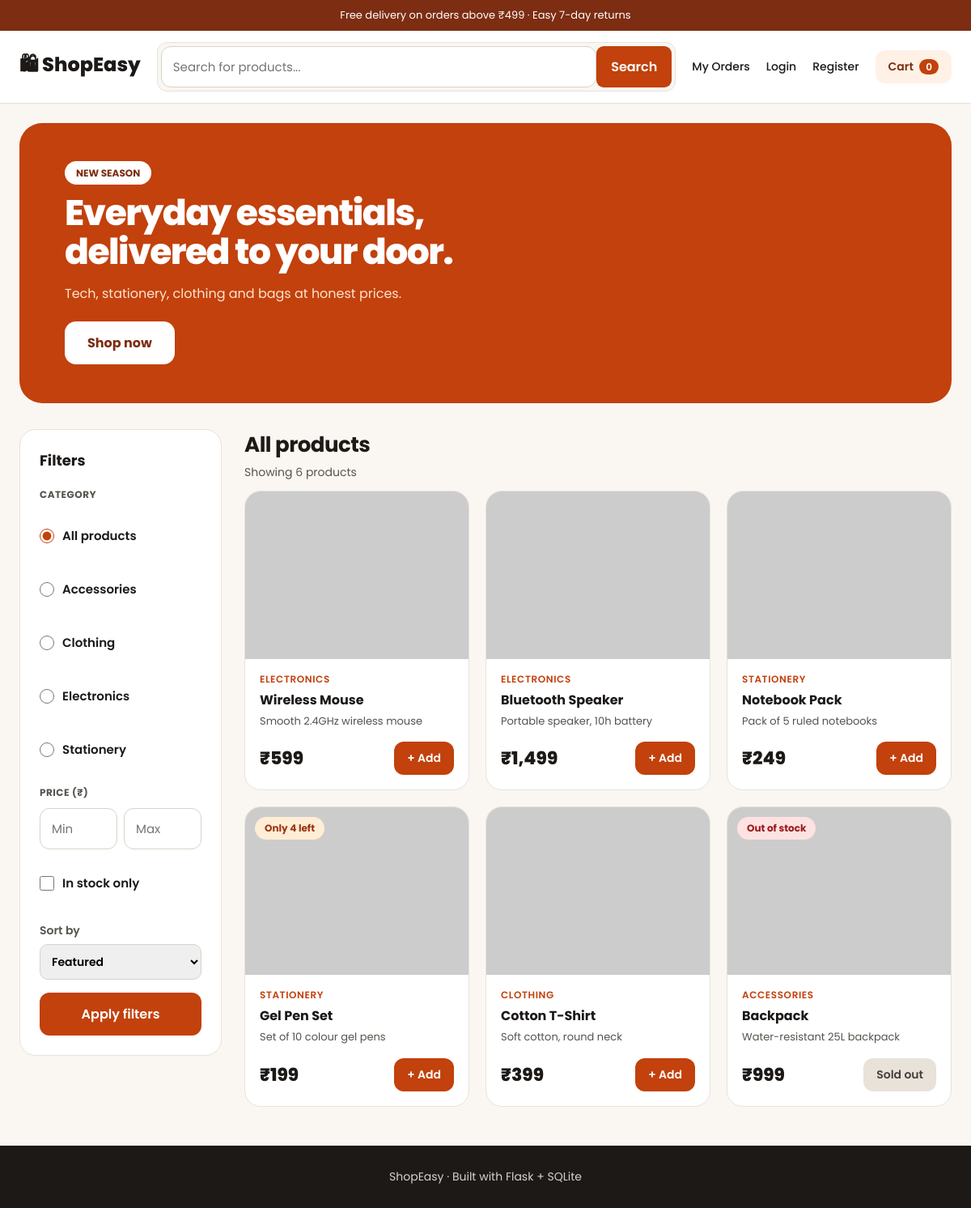
The page / on the database its author committed.
### tables this page shows
CREATE TABLE products (
    id INTEGER PRIMARY KEY AUTOINCREMENT,
    name TEXT NOT NULL,
    description TEXT,
    price REAL NOT NULL,
    stock INTEGER DEFAULT 0,
    category TEXT,
    image_url TEXT
);

### app.py (the view)
@app.route("/")
def index():
    db = get_db()
    search = request.args.get("search", "").strip()
    category = request.args.get("category", "")
    min_price = request.args.get("min_price", type=float)
    max_price = request.args.get("max_price", type=float)
    in_stock = request.args.get("in_stock")
    sort = request.args.get("sort", "featured")
    query = "SELECT * FROM products WHERE 1=1"
    params = []
    if search:
        query += " AND name LIKE ?"
        params.append(f"%{search}%")
    if category:
        query += " AND category = ?"
        params.append(category)
    if min_price is not None:
        query += " AND price >= ?"
        params.append(min_price)
    if max_price is not None:
        query += " AND price <= ?"
        params.append(max_price)
    if in_stock:
        query += " AND stock > 0"
    query += " ORDER BY " + SORTS.get(sort, SORTS["featured"])
    products = db.execute(query, params).fetchall()
    categories = db.execute(
        "SELECT DISTINCT category FROM products ORDER BY category"
    ).fetchall()
    return render_template(
        "products.html",
        products=products,
        categories=categories,
        search=search,
        selected=category,
        min_price=request.args.get("min_price", ""),
        max_price=request.args.get("max_price", ""),
        in_stock=bool(in_stock),
        sort=sort,
    )

### app.py (called while the page is built)
def get_db():
    if "db" not in g:
        g.db = sqlite3.connect(DATABASE)
        g.db.row_factory = sqlite3.Row
    return g.db

@app.before_request
def load_user():
    g.user = None
    user_id = session.get("user_id")
    if user_id:
        g.user = get_db().execute(
            "SELECT * FROM users WHERE id = ?", (user_id,)
        ).fetchone()

@app.context_processor
def inject_globals():
    count = 0
    if g.user:
        row = get_db().execute(
            "SELECT COALESCE(SUM(quantity), 0) AS n FROM cart_items WHERE user_id = ?",
            (g.user["id"],),
        ).fetchone()
        count = row["n"]
    return dict(user=g.user, cart_count=count)

### templates/products.html (shortened to what this page needs)
{% extends "base.html" %}
{% block content %}
<section class="hero">
    <span class="pill">NEW SEASON</span>
    <h1>Everyday essentials, delivered to your door.</h1>
    <p>Tech, stationery, clothing and bags at honest prices.</p>
    <a href="#shop" class="btn-light">Shop now</a>
</section>
<div class="layout" id="shop">
    <form class="filters" method="get">
        <h2>Filters</h2>
        <h3>Category</h3>
        <label><input type="radio" name="category" value="" {% if not selected %}checked{% endif %}> All products</label>
        {% for c in categories %}
        <label>
            <input type="radio" name="category" value="{{ c['category'] }}"
                   {% if c['category'] == selected %}checked{% endif %}> {{ c['category'] }}
        </label>
        {% endfor %}
        <h3>Price (₹)</h3>
        <div class="price-row">
            <input type="number" name="min_price" placeholder="Min" value="{{ min_price }}">
            <input type="number" name="max_price" placeholder="Max" value="{{ max_price }}">
        </div>
        <label><input type="checkbox" name="in_stock" value="1" {% if in_stock %}checked{% endif %}> In stock only</label>
        <label class="sort">Sort by
            <select name="sort">
                <option value="featured" {% if sort == 'featured' %}selected{% endif %}>Featured</option>
            </select>
        </label>
        <button type="submit" class="btn">Apply filters</button>
    </form>
    <section class="products-area">
        <h2 class="section-title">All products</h2>
        <p class="muted">Showing {{ products|length }} products</p>
        <div class="grid">
            {% for p in products %}
            <article class="card">
                <a href="{{ url_for('product_detail', product_id=p['id']) }}" class="thumb">
                    <img src="{{ p['image_url'] }}" alt="{{ p['name'] }}">
                    {% if p['stock'] == 0 %}
                        <span class="tag out">Out of stock</span>
                    {% elif p['stock'] < 10 %}
                        <span class="tag low">Only {{ p['stock'] }} left</span>
                    {% endif %}
                </a>
                <div class="card-body">
                    <span class="cat">{{ p['category'] }}</span>
                    <h3>{{ p['name'] }}</h3>
                    <p class="desc">{{ p['description'] }}</p>
                    <div class="card-foot">
                        <span class="price">₹{{ '{:,.0f}'.format(p['price']) }}</span>
                        {% if p['stock'] > 0 %}
                        <form method="post" action="{{ url_for('cart_add', product_id=p['id']) }}">
                            <button type="submit" class="btn small">+ Add</button>
                        </form>
                        {% else %}
                            <button class="btn small disabled" disabled>Sold out</button>
                        {% endif %}
                    </div>
                </div>
            </article>
            {% else %}
            <p>No products found.</p>
            {% endfor %}
        </div>
    </section>
</div>
{% endblock %}

### templates/base.html (shortened to what this page needs)
<!DOCTYPE html>
<html lang="en">
<head>
    <link rel="stylesheet" href="{{ url_for('static', filename='style.css') }}">
</head>
<body>
    <div class="topbar">Free delivery on orders above ₹499 · Easy 7-day returns</div>
    <header class="site-header">
        <div class="container header-row">
            <a href="{{ url_for('index') }}" class="logo">🛍 ShopEasy</a>
            <form class="search" action="{{ url_for('index') }}" method="get">
                <input type="text" name="search" placeholder="Search for products..."
                       value="{{ search or '' }}" aria-label="Search products">
                <button type="submit">Search</button>
            </form>
            <nav>
                <a href="{{ url_for('orders') }}">My Orders</a>
                {% if user %}
                    <span class="hello">Hi, {{ user['name'].split()[0] }}</span>
                    <a href="{{ url_for('logout') }}">Logout</a>
                {% else %}
                    <a href="{{ url_for('login') }}">Login</a>
                    <a href="{{ url_for('register') }}">Register</a>
                {% endif %}
                <a href="{{ url_for('cart') }}" class="cart-link">Cart <span class="badge">{{ cart_count }}</span></a>
            </nav>
        </div>
    </header>
    <main class="container">
        {% block content %}{% endblock %}
    </main>
    <footer>ShopEasy · Built with Flask + SQLite</footer>
</body>
</html>

### rows shown on the page
products: category "ELECTRONICS", name "Wireless Mouse", description "Smooth 2.4GHz wireless mouse", price "599"
products: category "ELECTRONICS", name "Bluetooth Speaker", description "Portable speaker, 10h battery", price "1,499"
products: category "STATIONERY", name "Notebook Pack", description "Pack of 5 ruled notebooks", price "249"
products: stock "4", category "STATIONERY", name "Gel Pen Set", description "Set of 10 colour gel pens", price "199"
products: category "CLOTHING", name "Cotton T-Shirt", description "Soft cotton, round neck", price "399"
products: stock "Out of stock", category "ACCESSORIES", name "Backpack", description "Water-resistant 25L backpack", price "999"

### other values the page prints
{{ cart_count }} "0"
{{ c['category'] }} "Accessories" "Clothing" "Electronics" "Stationery"
{{ products|length }} "6"
